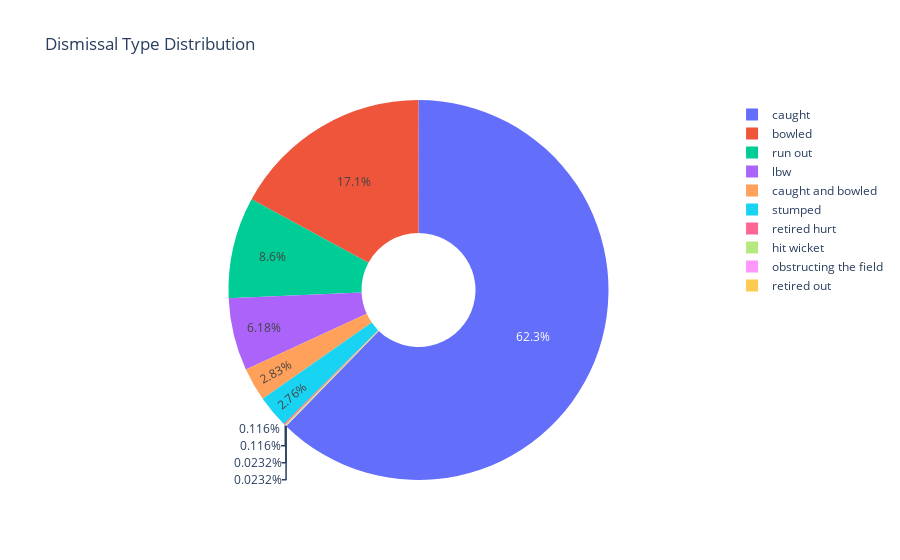

The cell this chart's notebook holds for it:
### Code cell
import pandas as pd
import plotly.express as px

# Drop NaNs from dismissal_kind column
dismissals = delivery['dismissal_kind'].dropna()

# Create a DataFrame for plotting
dismissal_types = dismissals.value_counts().reset_index()
dismissal_types.columns = ['Dismissal Type', 'Count']

# Create pie chart
fig = px.pie(
    dismissal_types,
    names='Dismissal Type',
    values='Count',
    title='Dismissal Type Distribution',
    hole=0.3  
)

fig.show()

### Figure 1 — Plotly figure (JSON) as saved in the notebook; plotly's stock layout.template omitted (floating-point values rounded to 4 significant figures)
{"data": [{"domain": {"x": [0, 1], "y": [0, 1]}, "hole": 0.3, "hovertemplate": "Dismissal Type=%{label}<br>Count=%{value}<extra></extra>", "labels": ["caught", "bowled", "run out", "lbw", "caught and bowled", "stumped", "retired hurt", "hit wicket", "obstructing the field", "retired out"], "legendgroup": "", "name": "", "showlegend": true, "type": "pie", "values": [8063, 2212, 1114, 800, 367, 358, 15, 15, 3, 3]}], "layout": {"legend": {"tracegroupgap": 0}, "title": {"text": "Dismissal Type Distribution"}}}
